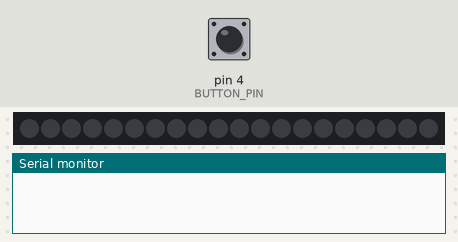
The sketch below on a simulated Arduino Uno, built with avr-gcc and run on an emulated ATmega328P. Parts: 20 RGB LEDs in strip order, left to right, the last lines printed to the serial monitor. The test bench sets the inputs (shaded band); at power-on: pin 4 (BUTTON_PIN) HIGH. Dim RGB values are drawn brighter than linear; random numbers use the default seed unless the sketch sets one.

Above: at 1.2 s.
1.3 s: pin 4 (BUTTON_PIN) pulsed LOW 5 times (0.12 s each, 0.3 s apart)
At 3.7 s:
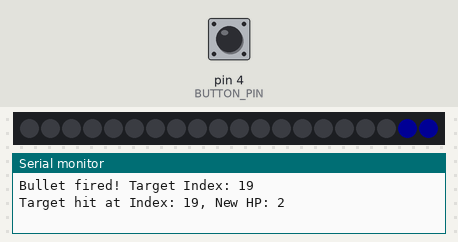
5.5 s: pin 4 (BUTTON_PIN) pulled LOW for 0.15 s
At 5.65 s:
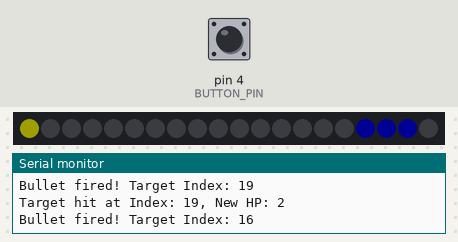
6.2 s: pin 4 (BUTTON_PIN) pulled LOW for 1 s
At 8.7 s:
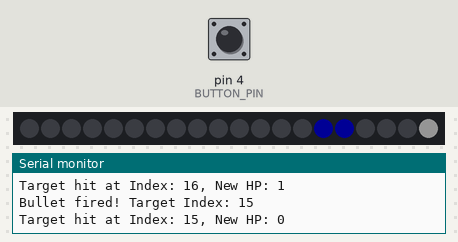
10.2 s: pin 4 (BUTTON_PIN) pulled LOW for 0.15 s
At 11.8 s:
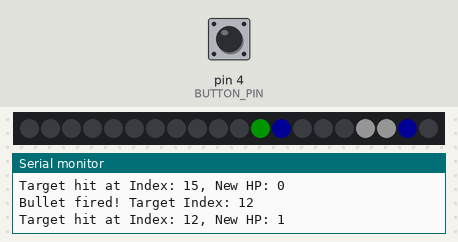
13.3 s: pin 4 (BUTTON_PIN) pulled LOW for 3.2 s
At 13.39 s:
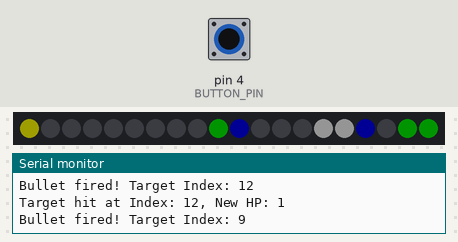
Timing chart, 0 to 16.3 s (numbered marks = the images above; inputs shaded):
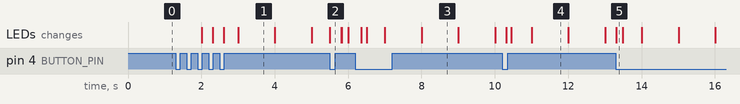

The sketch:

np_demo_04.ino
```cpp
#include <Adafruit_NeoPixel.h>

// -----------------------------------------------------------------------------
// 📌 參數設定
// -----------------------------------------------------------------------------
#define PIN             2      // Neopixel 數據腳位 (D2)
#define BUTTON_PIN      4      // 子彈按鈕腳位 (D4)
#define NUMPIXELS       20     // 燈條上的燈珠數量 (Index 0 - 19)
#define MOVE_INTERVAL   1000   // 燈光移動/生成的時間間隔 (1000ms = 1秒)
#define BULLET_SPEED    20     // 子彈每移動一格的延遲時間 (毫秒)

// 定義顏色
const uint32_t GAMEOVER_COLOR = Adafruit_NeoPixel::Color(20, 0, 0); // 紅色 (R=20)
const uint32_t COLOR_HP1      = Adafruit_NeoPixel::Color(0, 20, 0);   // 綠燈 (HP 1)
const uint32_t COLOR_HP2      = Adafruit_NeoPixel::Color(0, 0, 20);   // 藍燈 (HP 2)
const uint32_t COLOR_HP3      = Adafruit_NeoPixel::Color(20, 20, 20); // 白燈 (HP 3)
const uint32_t BULLET_COLOR   = Adafruit_NeoPixel::Color(30, 30, 0);  // 黃燈 (子彈)

// -----------------------------------------------------------------------------
// 💾 狀態變數
// -----------------------------------------------------------------------------
Adafruit_NeoPixel pixels(NUMPIXELS, PIN, NEO_GRB + NEO_KHZ800);

// 遊戲狀態
int pixelHP[NUMPIXELS] = {0};
unsigned long lastMoveTime = 0;
bool isGameOver = false;
int buttonState = 0;
int lastButtonState = 0;

// 子彈狀態
int bulletPos = -1;             // -1: 子彈未發射或已命中
int targetIndex = -1;           // 子彈目標燈的 Index
unsigned long lastBulletMoveTime = 0; // 記錄子彈上次移動的時間


// -----------------------------------------------------------------------------
// ⚙️ setup() 初始設定
// -----------------------------------------------------------------------------
void setup() {
  Serial.begin(9600);
  randomSeed(analogRead(A0));

  pinMode(BUTTON_PIN, INPUT_PULLUP);

  pixels.begin();
  pixels.show();
}

// -----------------------------------------------------------------------------
// 🔄 loop() 迴圈執行
// -----------------------------------------------------------------------------
void loop() {
  if (isGameOver) {
    gameOverSequence();
    return;
  }

  // 1. 處理燈光移動和生成 (每 MOVE_INTERVAL 執行一次)
  if (millis() - lastMoveTime >= MOVE_INTERVAL) {
    handleLightMovement();
    lastMoveTime = millis();
  }

  // 2. 處理子彈射擊 (按鈕按下時)
  handleShooting();

  // **新增**：3. 處理子彈的移動
  handleBulletMovement();

  // 4. 繪製燈條
  drawLights();
}

// -----------------------------------------------------------------------------
// 🎯 處理燈光移動和生成 (每秒執行)
// -----------------------------------------------------------------------------
void handleLightMovement() {

  // A. 檢查遊戲結束條件 (Index 0 的燈是否亮著)
  if (pixelHP[0] > 0) {
    Serial.println("Game Over: Light reached Index 0!");
    isGameOver = true;
    return;
  }

  // B. 燈光移動 (i -> i-1)
  for (int i = 1; i < NUMPIXELS; i++) {
    pixelHP[i - 1] = pixelHP[i];
  }

  // C. 隨機生成新燈 (在 Index 19)
  int randomHP = random(4); // 產生 0, 1, 2, 或 3
  pixelHP[NUMPIXELS - 1] = randomHP;
  // Serial.print("New light generated at Index 19 with HP: ");
  // Serial.println(randomHP);
}


// -----------------------------------------------------------------------------
// 🔫 處理子彈射擊 (按鈕D4) - 這次只發射子彈，不直接傷害目標
// -----------------------------------------------------------------------------
void handleShooting() {
  buttonState = digitalRead(BUTTON_PIN);

  // 只有在子彈未發射中時，才能發射新子彈 (bulletPos == -1)
  if (bulletPos == -1 && buttonState == LOW && lastButtonState == HIGH) {

    // 尋找最靠近玩家的目標 Index
    int foundTarget = -1;
    for (int i = 0; i < NUMPIXELS; i++) {
      if (pixelHP[i] > 0) {
        foundTarget = i;
        break;
      }
    }

    if (foundTarget != -1) {
      // 找到目標，發射子彈
      targetIndex = foundTarget; // 設定目標
      bulletPos = 0;             // 子彈從 Index 0 開始
      lastBulletMoveTime = millis(); // 重設子彈移動計時器
      Serial.print("Bullet fired! Target Index: ");
      Serial.println(targetIndex);
    }
  }

  lastButtonState = buttonState;
}

// -----------------------------------------------------------------------------
// 💥 處理子彈移動與命中
// -----------------------------------------------------------------------------
void handleBulletMovement() {
  if (bulletPos == -1) return; // 子彈未發射

  // 檢查是否到達移動時間
  if (millis() - lastBulletMoveTime >= BULLET_SPEED) {

    // 子彈移動一格
    bulletPos++;
    lastBulletMoveTime = millis();

    // 檢查子彈是否命中目標
    if (bulletPos >= targetIndex) {

      // 命中目標，減少生命值
      if (pixelHP[targetIndex] > 0) {
        pixelHP[targetIndex]--;
        Serial.print("Target hit at Index: ");
        Serial.print(targetIndex);
        Serial.print(", New HP: ");
        Serial.println(pixelHP[targetIndex]);
      }

      // 重設子彈狀態
      bulletPos = -1;
      targetIndex = -1;
    }
  }
}


// -----------------------------------------------------------------------------
// 🎨 繪製燈條 (加入子彈優先繪製邏輯)
// -----------------------------------------------------------------------------
void drawLights() {
  // 1. 繪製背景 (燈光目標)
  for (int i = 0; i < NUMPIXELS; i++) {
    uint32_t colorToSet = 0; // 預設熄滅

    switch (pixelHP[i]) {
      case 3: colorToSet = COLOR_HP3; break;
      case 2: colorToSet = COLOR_HP2; break;
      case 1: colorToSet = COLOR_HP1; break;
      case 0:
      default: colorToSet = 0; break;
    }

    pixels.setPixelColor(i, colorToSet);
  }

  // 2. **覆蓋**繪製子彈
  if (bulletPos != -1 && bulletPos < NUMPIXELS) {
    // 確保子彈位置有效且在範圍內
    pixels.setPixelColor(bulletPos, BULLET_COLOR);
  }

  pixels.show(); // 更新燈條
}

// -----------------------------------------------------------------------------
// 🛑 遊戲結束序列 (與第三版相同)
// -----------------------------------------------------------------------------
void gameOverSequence() {
  for(int i=0; i < NUMPIXELS; i++) {
    pixels.setPixelColor(i, GAMEOVER_COLOR);
  }
  pixels.show();
  delay(100);
}
```

Measured:
- what the display in image 3 shows lasts 1.0 s, from 8.0 s to 9.0 s
